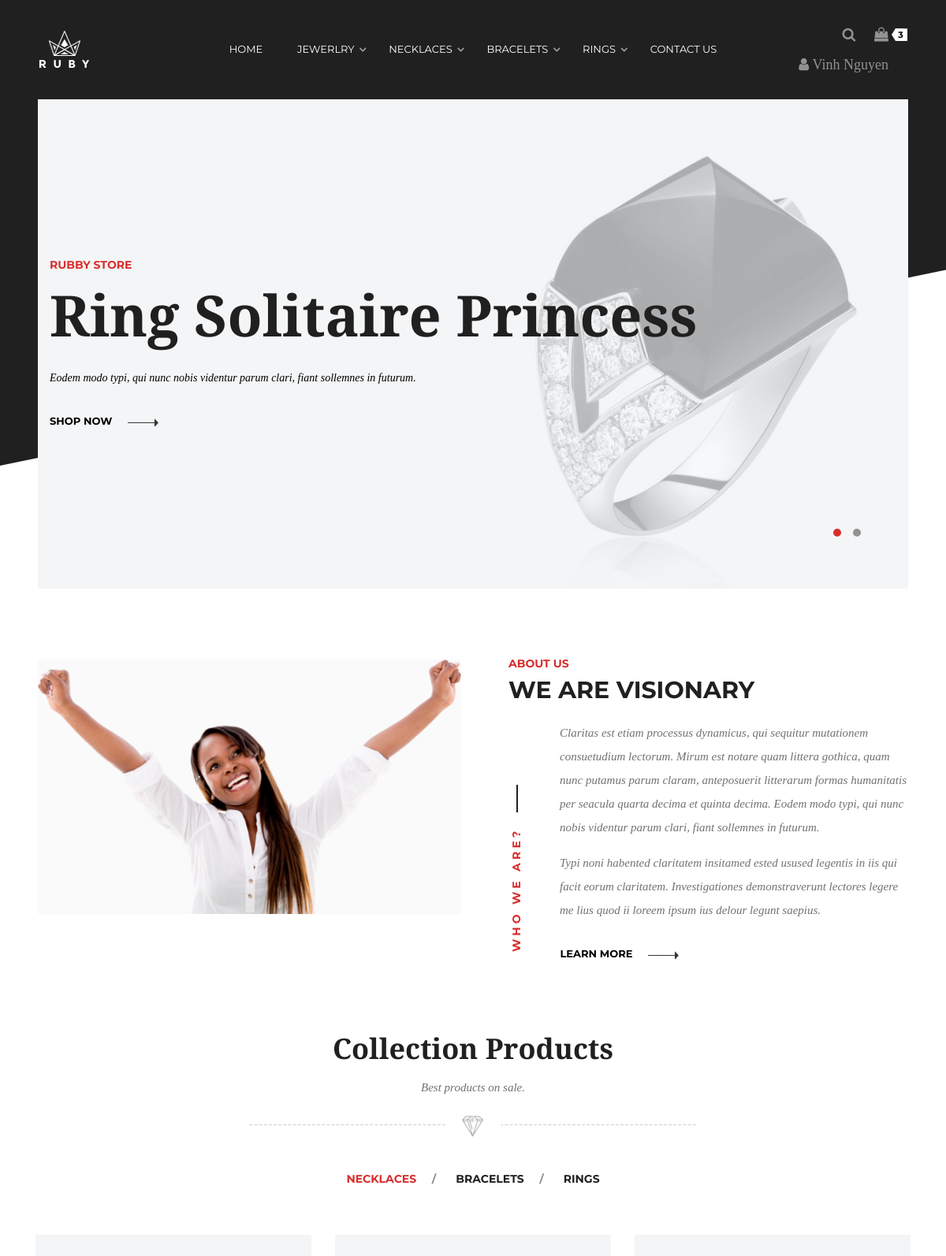
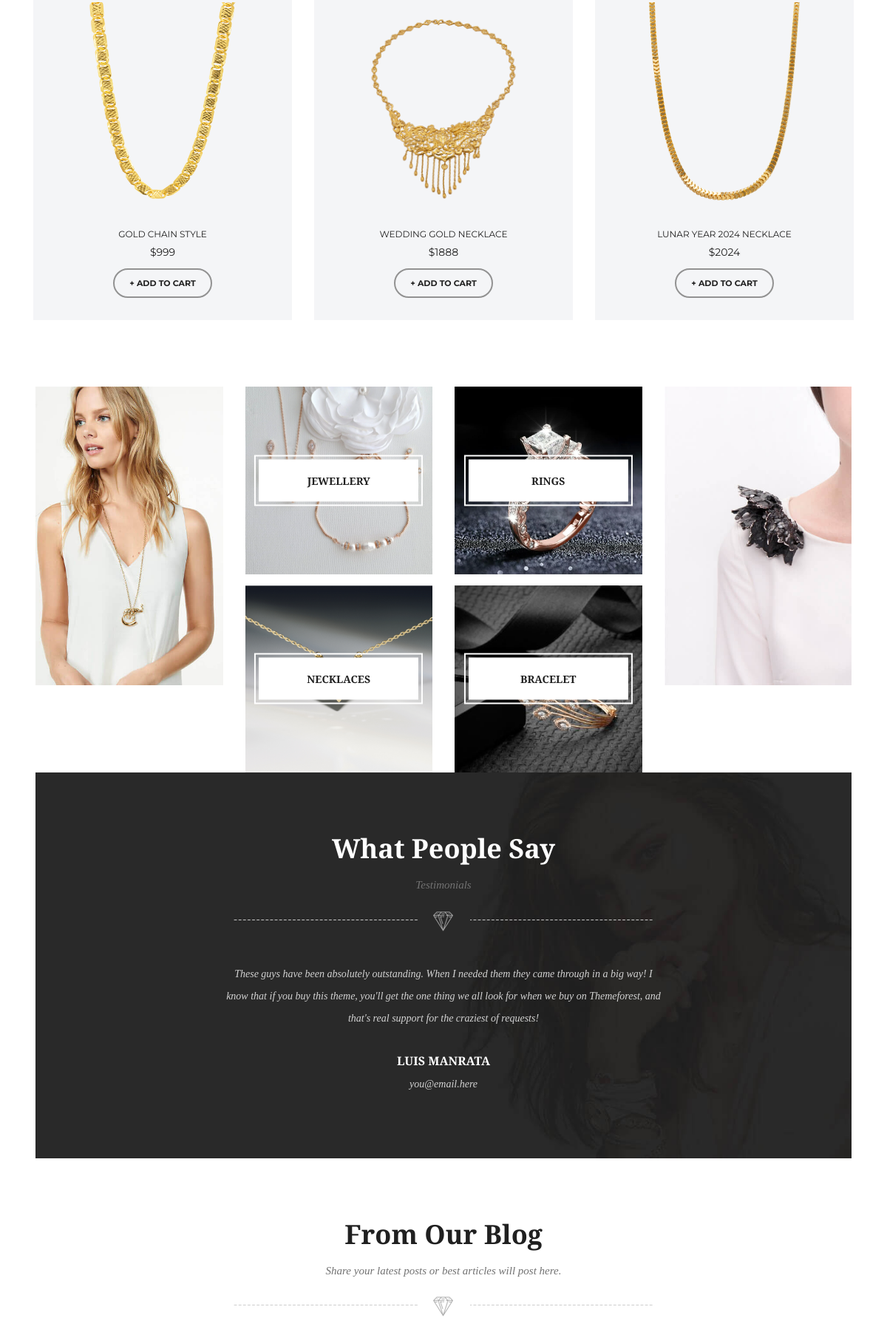
The page / (upper part) on the database its author committed (2 pictures, top to bottom).
### tables this page shows
CREATE TABLE `sanpham` (
  `idsanpham` varchar(50) NOT NULL,
  `soluong` int(200) DEFAULT NULL,
  `tensp` varchar(100) DEFAULT NULL,
  `maloaisp` varchar(10) DEFAULT NULL,
  `dongia` double DEFAULT NULL,
  `mota` varchar(2000) DEFAULT NULL,
  `hinhanh` varchar(200) DEFAULT NULL,
  `chatlieu` varchar(20) DEFAULT NULL,
  `mausac` varchar(20) DEFAULT NULL,
  `kichthuoc` double DEFAULT NULL,
  `gioitinh` varchar(20) NOT NULL
);

### lib/DataProvider.php (called while the page is built, shortened)
<?php
	function executeQuery($sql){
        include ('db.inc');
        $conn = new mysqli($servername, $username, $password, $dbname);
		if (!($result = $conn->query($sql)))
		    echo $conn->connect_error;
		return $result;
    }
?>

### index.php (the view, shortened to what this page needs)
<?php
    require "lib/DataProvider.php";
?>
<!DOCTYPE html>
<html class="no-js" lang="zxx">
<head>
    <link href="assets/css/vendor/bootstrap.min.css" rel="stylesheet">
    <link href="assets/css/vendor/font-awesome.css" rel="stylesheet">
    <link href="assets/css/plugins.css" rel="stylesheet">
    <link href="assets/css/style.css" rel="stylesheet">
</head>
<body>
    <?php
        include_once "Header.php";
    ?>
<section id="banner-area">
    <div class="ruby-container">
        <div class="row">
            <div class="col-lg-12">
                <div id="banner-carousel" class="owl-carousel">
                    <div class="single-carousel-wrap slide-item-1">
                        <div class="banner-caption text-center text-lg-left">
                            <h4>Rubby Store</h4>
                            <h2>Ring Solitaire Princess</h2>
                            <p>Eodem modo typi, qui nunc nobis videntur parum clari, fiant sollemnes in futurum.</p>
                            <a href="#" class="btn-long-arrow">Shop Now</a>
                        </div>
                    </div>
                </div>
            </div>
        </div>
    </div>
</section>
<section id="aboutUs-area" class="pt-9">
    <div class="ruby-container">
        <div class="row">
            <div class="col-lg-6">
                <div class="about-image-wrap">
                    <a href="#"><img src="assets/img/about-img.png" alt="About Us" class="img-fluid"/></a>
                </div>
            </div>
            <div class="col-lg-6 m-auto">
                <div class="about-content-wrap ml-0 ml-lg-5 mt-5 mt-lg-0">
                    <h2>About Us</h2>
                    <h3>WE ARE VISIONARY</h3>
                    <div class="about-text">
                        <p>Claritas est etiam processus dynamicus, qui sequitur mutationem consuetudium lectorum. Mirum
                            est notare quam littera gothica, quam nunc putamus parum claram, anteposuerit litterarum
                            formas humanitatis per seacula quarta decima et quinta decima. Eodem modo typi, qui nunc
                            nobis videntur parum clari, fiant sollemnes in futurum.</p>
                        <p>Typi noni habented claritatem insitamed ested usused legentis in iis qui facit eorum
                            claritatem. Investigationes demonstraverunt lectores legere me lius quod ii loreem ipsum ius
                            delour legunt saepius.</p>
                        <a href="#" class="btn btn-long-arrow">Learn More</a>
                        <h4 class="vertical-text">WHO WE ARE?</h4>
                    </div>
                </div>
            </div>
        </div>
    </div>
</section>
<section id="new-collection-area" class="p-9">
    <div class="container">
        <div class="row">
            <div class="col-lg-12 text-center">
                <div class="section-title">
                    <h2>Collection Products</h2>
                    <p>Best products on sale.</p>
                </div>
            </div>
        </div>
        <div class="row">
            <div class="col-lg-12">
                <div class="new-collection-tabs">
                    <ul class="nav tab-menu-wrap" id="myTab" role="tablist">
                        <li class="nav-item">
                            <a class="active" id="feature-products-tab" data-toggle="tab" href="#feature-products"
                               role="tab" aria-controls="feature-products-tab" aria-selected="true">Necklaces</a>
                        </li>
                        <li class="nav-item">
                            <a id="new-products-tab" data-toggle="tab" href="#new-products" role="tab"
                               aria-controls="new-products" aria-selected="false">Bracelets</a>
                        </li>
                        <li class="nav-item">
                            <a id="onsale-tab" data-toggle="tab" href="#onsale" role="tab" aria-controls="onsale"
                               aria-selected="false">Rings</a>
                        </li>
                    </ul>
                    <div class="tab-content" id="myTabContent">
                        <div class="tab-pane fade show active" id="feature-products" role="tabpanel"
                             aria-labelledby="feature-products-tab">
                            <div class="products-wrapper">
                                <div class="products-carousel owl-carousel">
                                    <?php
                                        $sql = "SELECT * FROM sanpham WHERE maloaisp like '%NKL%'";
                                        $result = executeQuery($sql);
                                        if($result->num_rows > 0){
                                            while($row = $result->fetch_array())
                                            {
                                                $str = '<div class="single-product-item text-center">' .
                                                    '<figure class="product-thumb">'.
                                                    '<a href="single-product.php?id=' . $row['idsanpham'].' "><img src="assets/img/Necklace/'. $row['hinhanh'] .'"'.
                                                    'alt="Products" class="img-fluid"></a>' .
                                                    ' </figure>' .
                                                    '<div class="product-details">' .
                                                    '<h2><a href="single-product.php?id='. $row['idsanpham'] .'">'. $row['tensp'] .'</a></h2>'.
                                                    '<span class="price">$' . $row['dongia'] . '</span>' .
                                                    '<a href="single-product.html" class="btn btn-add-to-cart">+ Add to Cart</a>'.
                                                    '</div>' .
                                                    '</div>';
                                                echo $str;
                                            }
                                        }
                                    ?>
                                </div>
                            </div>
                        </div>
                    </div>
                </div>
            </div>
        </div>
    </div>
</section>
<div id="product-categories-area">
    <div class="ruby-container">
        <div class="row">
            <div class="col-lg-3">
                <div class="large-size-cate">
                    <div class="row">
                        <div class="col-sm-12">
                            <div class="single-cat-item">
                                <figure class="category-thumb">
                                  <img src="assets/img/women-cat.jpg" alt="Women Category"
                                                     class="img-fluid"/>
                                </figure>
                            </div>
                        </div>
                    </div>
                </div>
            </div>
            <div class="col-lg-6">
                <div class="small-size-cate">
                    <div class="row">
                        <div class="col-sm-6">
                            <div class="single-cat-item">
                                <figure class="category-thumb">
                                    <a href="#"><img src="assets/img/LoaiSP/jewelry.png" alt="Men Category"
                                                     class="img-fluid"/></a>
                                    <figcaption class="category-name">
                                        <a href="#">Jewellery</a>
                                    </figcaption>
                                </figure>
                            </div>
                        </div>
                        <div class="col-sm-6">
                            <div class="single-cat-item">
                                <figure class="category-thumb">
                                    <a href="#"><img src="assets/img/LoaiSP/Ring.png" alt="Men Category"
                                                     class="img-fluid"  "/></a>
                                    <figcaption class="category-name">
                                        <a href="#">Rings</a>
                                    </figcaption>
                                </figure>
                            </div>
                        </div>
                        <div class="col-sm-6">
                            <div class="single-cat-item">
                                <figure class="category-thumb">
                                    <a href="#"><img src="assets/img/LoaiSP/Necklace.jpeg" alt="Men Category"
                                                     class="img-fluid"/></a>
                                    <figcaption class="category-name">
                                        <a href="#">Necklaces</a>
                                    </figcaption>
                                </figure>
                            </div>
                        </div>
                        <div class="col-sm-6">
                            <div class="single-cat-item">
                                <figure class="category-thumb">
                                    <a href="#"><img src="assets/img/LoaiSP/Bracelet.jpeg" alt="Men Category"
                                                     class="img-fluid"/></a>
                                    <figcaption class="category-name">
                                        <a href="#">Bracelet</a>
                                    </figcaption>
                                </figure>
                            </div>
                        </div>
                    </div>
                </div>
            </div>
            <div class="col-lg-3">
                <div class="large-size-cate">
                    <div class="row">
                        <div class="col-sm-12">
                            <div class="single-cat-item">
                                <figure class="category-thumb">
                                    <img src="assets/img/men-cat.jpg" alt="Men Category" class="img-fluid"/>
                                </figure>
                            </div>
                        </div>
                    </div>
                </div>
            </div>
        </div>
    </div>
</div>
<section id="testimonial-area">
    <div class="ruby-container">
        <div class="testimonial-wrapper">
            <div class="row">
                <div class="col-lg-12 text-center">
                    <div class="section-title">
                        <h2>What People Say</h2>
                        <p>Testimonials</p>
                    </div>
                </div>
            </div>
            <div class="row">
                <div class="col-lg-7 m-auto text-center">
                    <div class="testimonial-content-wrap">
                        <div id="testimonialCarousel" class="owl-carousel">
                            <div class="single-testimonial-item">
                                <p>These guys have been absolutely outstanding. When I needed them they came through in
                                    a big way! I know that if you buy this theme, you'll get the one thing we all look
                                    for when we buy on Themeforest, and that's real support for the craziest of
                                    requests!</p>
                                <h3 class="client-name">Luis Manrata</h3>
                                <span class="client-email">you@email.here</span>
                            </div>
                        </div>
                    </div>
                </div>
            </div>
        </div>
    </div>
</section>
<section id="blog-area">
    <div class="container">
        <div class="row">
            <div class="col-lg-12 text-center">
                <div class="section-title">
                    <h2>From Our Blog</h2>
                    <p>Share your latest posts or best articles will post here.</p>
                </div>
            </div>
        </div>
        <div class="blog-content-wrap" id="blog">
            <div class="row">
                <div class="col-lg-3 col-md-6">
                </div>
                <div class="col-lg-6 col-md-6">
                </div>
                <div class="col-lg-3 col-md-6">
                </div>
            </div>
        </div>
    </div>
</section>
</body>
</html>

### rows shown on the page
sanpham: hinhanh (picture), tensp "GOLD CHAIN STYLE", dongia "999"
sanpham: hinhanh (picture), tensp "WEDDING GOLD NECKLACE", dongia "1888"
sanpham: hinhanh (picture), tensp "LUNAR YEAR 2024 NECKLACE", dongia "2024"
